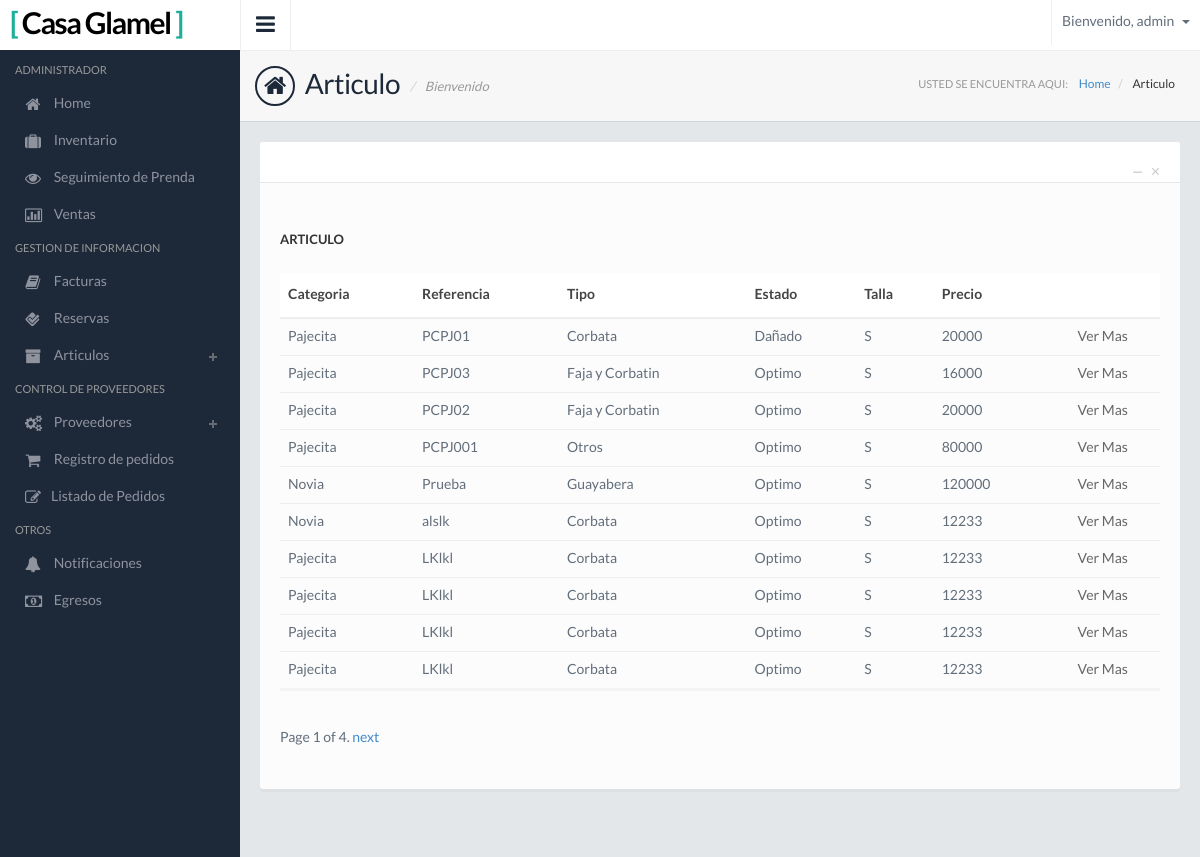
/Articulo-Lista/ (signed in), run on the app's committed database.
### Apps/Inventario/models.py (models this page shows, shortened)
class Articulo(models.Model):
    categoria_idcategoria = models.ForeignKey(Categoria)
    nombre_tipo = models.ForeignKey(Tipo)
    nombre_estado = models.ForeignKey(Estado)
    nombre_estado_ropa = models.ForeignKey(Estado_Ropa)
    color = models.ForeignKey(Color)
    nuevo = models.BooleanField(default=False)
    referencia = models.CharField(max_length=45)
    descripcion = models.CharField(max_length=100)
    fechaingreso = models.DateField()
    fechautil = models.DateField()
    precio_original = models.IntegerField()
    precio = models.IntegerField()
    ubicacion = models.CharField(max_length=45)
    talla = models.ForeignKey(Talla)

class Categoria(models.Model):
    famila_idfamilia = models.ForeignKey(Familia)
    nombre = models.CharField(max_length=45)
    descripcion = models.CharField(max_length=100)
    visible = models.BooleanField(default=True)
    def __str__(self):
        return self.nombre

class Tipo(models.Model):
    nombre_tipo = models.CharField(max_length=50)
    def __str__(self):
        return self.nombre_tipo

class Estado(models.Model):
    nombre_estado = models.CharField(max_length=50)
    def __str__(self):
        return self.nombre_estado

class Talla (models.Model):
    talla = models.CharField(max_length=2)
    def __str__(self):
        return self.talla

### Apps/Inventario/views.py (the view)
# urls.py: url(r'^Articulo-Lista/$', Articulo_Lista.as_view(), name='Ariculo_Lista'),
class Articulo_Lista(LoginRequiredMixin,SuperuserRequiredMixin,ListView):
    model = Articulo
    login_url = '/'
    context_object_name = 'articulo'
    template_name = u'ModuloAdmin/InventarioTemplate/Articulo/articulo_list.html'
    paginate_by = 10

### templates/ModuloAdmin/InventarioTemplate/Articulo/articulo_list.html (shortened to what this page needs)
{% extends "base.html" %}
{% load static from staticfiles %}
{% block link%} <link href="{% static 'css/jquery.datatables.css' %}" rel="stylesheet"> {%endblock%}
{% block user2 %} {{ user.username }} {% endblock %}
{% block page %} Articulo {% endblock %}
{% block page2 %} Articulo {% endblock %}
{% block contenido%}
    <div class="panel panel-default">
        <div class="panel-heading">
          <div class="panel-btns">
            <a href="#" class="panel-close">&times;</a>
            <a href="#" class="minimize">&minus;</a>
          </div>
        </div>
        <div class="panel-body">
          <h1 class="subtitle mb5">Articulo</h1>
          <br />
          <div class="table-responsive">
          <table class="table">
              <thead>
                 <tr>
                    <th>Categoria</th>
                    <th>Referencia</th>
                    <th>Tipo</th>
                    <th>Estado</th>
                    <th>Talla</th>
                     <th>Precio</th>
                     <th></th>
                 </tr>
              </thead>
              <tbody>
                 {%for articulo in articulo%}
                 <tr class="odd gradeX">
                    <td>{{articulo.categoria_idcategoria}}</td>
                     <td>{{articulo.referencia}}</td>
                     <td>{{articulo.nombre_tipo}}</td>
                     <td>{{articulo.nombre_estado}}</td>
                     <td>{{articulo.talla}}</td>
                     <td>{{articulo.precio}}</td>
                    <td class="table-action">
                      <a href="{% url 'Inventario:Articulo_Detail' articulo.pk %}">Ver Mas</a>
                    </td>
                 </tr>
                 {%endfor%}
              </tbody>
           </table>
            {% if is_paginated %}
                <div class="pagination">
                    <span class="page-links">
                        <span class="page-current">
                            Page {{ page_obj.number }} of {{ page_obj.paginator.num_pages }}.
                        </span>
                        {% if page_obj.has_next %}
                            <a href="?page={{ page_obj.next_page_number }}">next</a>
                        {% endif %}
                    </span>
                </div>
            {% endif %}
          </div>
        </div>
      </div>
{% endblock %}

### static/css/style.default.css (style rules this page uses)
body { background: #1d2939; font-family: 'LatoRegular', 'Lucida Grande', 'Lucida Sans Unicode', Helvetica, sans-serif !important; line-height: 21px; color: #636e7b; overflow: hidden; }
h1,h2,h3,h4,h5 { font-family: 'LatoRegular', 'Lucida Grande', 'Lucida Sans Unicode', Helvetica, sans-serif; }
.subtitle { font-size: 13px; text-transform: uppercase; color: #333; font-family: 'LatoBold'; margin-bottom: 15px; margin-top: 0; }
.table-action { text-align: center; }
.table-action a, .table-action-hide a { display: inline-block; margin-right: 5px; color: #666; }
.table-action a:last-child, .table-action-hide a:last-child { margin-right: 0; }
.mb5 { margin-bottom: 5px; }

### data on the page
Articulo: categoria_idcategoria "Pajecita", referencia "PCPJ01", nombre_tipo "Corbata", nombre_estado "Dañado", talla "S", precio "20000"
Articulo: categoria_idcategoria "Pajecita", referencia "PCPJ03", nombre_tipo "Faja y Corbatin", nombre_estado "Optimo", talla "S", precio "16000"
Articulo: categoria_idcategoria "Pajecita", referencia "PCPJ02", nombre_tipo "Faja y Corbatin", nombre_estado "Optimo", talla "S", precio "20000"
Articulo: categoria_idcategoria "Pajecita", referencia "PCPJ001", nombre_tipo "Otros", nombre_estado "Optimo", talla "S", precio "80000"
Articulo: categoria_idcategoria "Novia", referencia "Prueba", nombre_tipo "Guayabera", nombre_estado "Optimo", talla "S", precio "120000"
Articulo: categoria_idcategoria "Novia", referencia "alslk", nombre_tipo "Corbata", nombre_estado "Optimo", talla "S", precio "12233"
Articulo: categoria_idcategoria "Pajecita", referencia "LKlkl", nombre_tipo "Corbata", nombre_estado "Optimo", talla "S", precio "12233"
Articulo: categoria_idcategoria "Pajecita", referencia "LKlkl", nombre_tipo "Corbata", nombre_estado "Optimo", talla "S", precio "12233"
Articulo: categoria_idcategoria "Pajecita", referencia "LKlkl", nombre_tipo "Corbata", nombre_estado "Optimo", talla "S", precio "12233"
Articulo: categoria_idcategoria "Pajecita", referencia "LKlkl", nombre_tipo "Corbata", nombre_estado "Optimo", talla "S", precio "12233"

### other printed values
{{ user.username }} "admin"
{{ page_obj.number }} "1"
{{ page_obj.paginator.num_pages }} "4"
